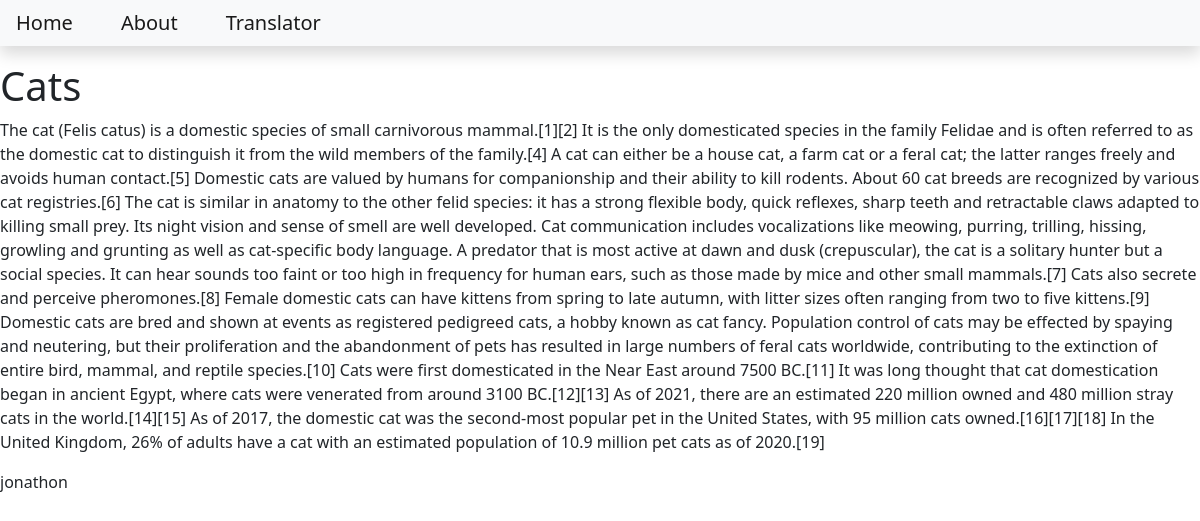
Page /cats on the committed database.
### blog/models.py (models this page shows, shortened)
class Post(models.Model):
    title = models.CharField(max_length=200)
    content = models.TextField()
    date_created = models.DateTimeField(auto_now_add=True)
    slug = models.SlugField(max_length=200, unique=True)
    author = models.ForeignKey(to=User, on_delete=models.CASCADE)
    status = models.IntegerField(choices=STATUS, default=0)

### blog/views.py (the view)
# urls.py: path('<slug:slug>', views.BlogView.as_view(), name='blog_view'),
class BlogView(generic.DetailView):
    model = Post
    template_name = 'blog.html'

### templates/blog.html
{% extends 'base.html' %}
{% block content %}
        <h1>{{object.title}}</h1>
        <p>{{object.content}}</p>
        <p>{{object.author}}</p>
{% endblock content %}

### rows in the picture
Post: title "Cats", content "The cat (Felis catus) is a domestic species of small carnivorous mammal.[1][2] It is the only domesticated species in the family Felidae and is often referred to as the domestic cat to distinguish it from the wild members of the family.[4] A cat can either be a house cat, a farm cat or a feral cat; the latter ranges freely and avoids human contact.[5] Domestic cats are valued by humans for companionship and their ability to kill rodents. About 60 cat breeds are recognized by various cat registries.[6] The cat is similar in anatomy to the other felid species: it has a strong flexible body, quick reflexes, sharp teeth and retractable claws adapted to killing small prey. Its night vision and…", author "jonathon"
